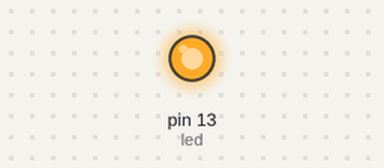
Bench run of a sketch on a simulated Arduino Uno, built with avr-gcc and run on an emulated ATmega328P. Parts: output pins drawn as LEDs (lit = HIGH).

Above: at 0.1 s.
At 1.1 s:
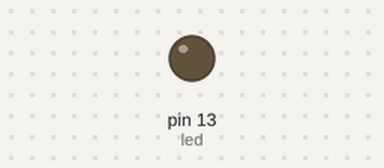
Timing chart, 0 to 2.6 s (numbered marks = the images above):
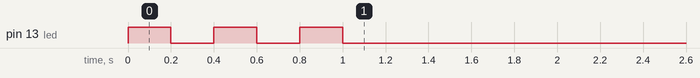

The sketch:

zumo_xbee_recepteur.ino
```cpp
const int led = 13;
String inputString = "";
int receiveValue;

void setup() {
  Serial.begin(9600);
  pinMode (led, OUTPUT);
  //setDestination();
  blink(led, 3);
}

void loop() {
  // Receive serial data from xbee #2
  if (Serial.available() > 0) {
     handleSerial();
  }

}

// Xbee configuration
void setDestination() {
  Serial.print("+++");
  char thisByte = 0;
  while (thisByte != '\r') {
    if (Serial.available() > 0) {
      thisByte = Serial.read();
    }
  }
  Serial.print("ATRE\r");
  Serial.print("ATMY0\r");
  Serial.print("ATID1111\r");
  Serial.print("ATCN\r");
}

// Blink
void blink(int thisPin, int howManyTimes) {
  for (int blinks=0; blinks< howManyTimes; blinks++) {
    digitalWrite(thisPin, HIGH);
    delay(200);
    digitalWrite(thisPin, LOW);
    delay(200);
  }
}

void handleSerial() {
  char inByte = Serial.read();

   // save only ASCII numeric characters (ASCII 0 - 9):
  if (inByte==HIGH){
    digitalWrite(led, 1);
  }
  else
  {
    digitalWrite(led, 0);
  }
}
```
